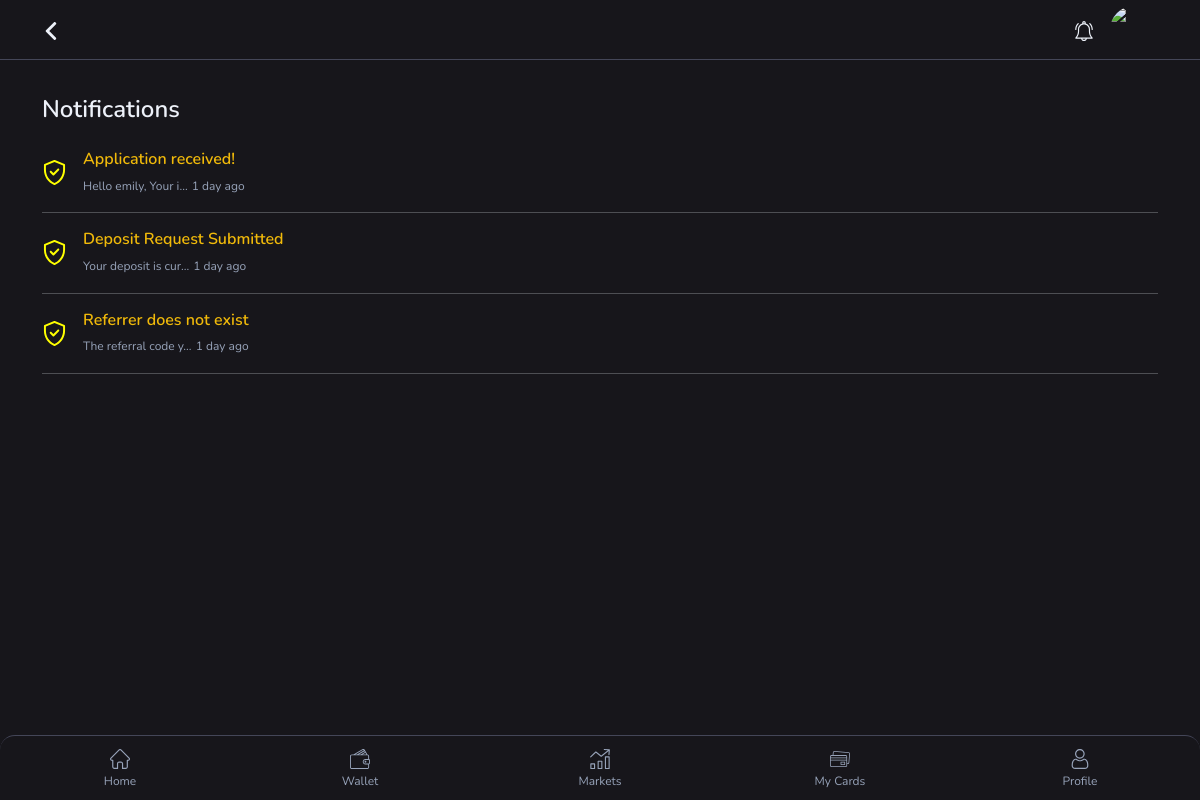
The app's page /app/notifications/ (signed in) with its own data.
### app/models.py (models this page shows, shortened)
class Notifications(models.Model):
    user = models.ForeignKey(CustomUser, on_delete=models.CASCADE)
    title = models.CharField(max_length=100, default= 'Welcome!')
    message = models.TextField(default='Welcome')
    created_at = models.DateTimeField(auto_now_add=True)
    seen = models.BooleanField(default=False)

### app/views.py (the view)
# urls.py: path('notifications/', views.notifications, name='notifications'),
@login_required
def notifications(request):
    user = request.user
    profile = Profiles.objects.get(user=user)
    dp = profile.profile_pic.url
    notifications = Notifications.objects.filter(user=user).order_by('-created_at')
    context = {
        'user': user,
        'profile': profile,
        'dp': dp,
        'notifications': notifications
    }
    return render(request, 'notifications.html', context)

### app/views.py (called while the page is built, shortened)
def fetch_exchange_rates(user):
    cache_key = 'exchange_rates'
    cache_timeout = 12 * 60 * 60
    exchange_rates = cache.get(cache_key)
    if exchange_rates:
        gbp_to_usd = exchange_rates['USD']
        gbp_to_eur = exchange_rates['EUR']
        update_user_balances(gbp_to_usd, gbp_to_eur)
        return exchange_rates
    api_key = settings.EXCHANGE_KEY
    url = f'https://v6.exchangerate-api.com/v6/{api_key}/latest/GBP'
    try:
        response = requests.get(url).json()
    except requests.ConnectionError:
        logger.error('Could not fetch the latest exchange rates: ', exc_info=True)
        return None

### app/templates/notifications.html (shortened to what this page needs)
{% load static %}
{% load custom_filters %}
<!DOCTYPE html>
<html lang="en">
<head>
    <link rel="stylesheet" href="{% static 'css/bootstrap.min.css' %}" type="text/css" media="all" />
    <link rel="stylesheet" href="{% static 'css/animate.min.css' %}" type="text/css" media="all" />
    <link rel="stylesheet" href="{% static 'css/owl.carousel.min.css' %}" type="text/css" media="all" />
    <link rel="stylesheet" href="{% static 'css/jquery.jConveyorTicker.min.css' %}" type="text/css" media="all" />
    <link rel="stylesheet" href="{% static 'css/style.css' %}" type="text/css" media="all" />
    <link rel="stylesheet" href="{% static 'css/offcanvas.css' %}" type="text/css" media="all" />
</head>
<body>
    <header class="header-main">
        <div class="container">
            <div class="content-header d-flex align-items-center justify-content-between">
                <div class="navbar-menu-toggler navbar-btn">
                    <a href="javascript:history.back()">
                    </a>
                </div>
                <div class="item-options">
                    <div class="item-notification me-3">
                        <a href="{% url 'notifications' %}">
                        </a>
                    </div>
                    <div class="avatar-item">
                        <a href="{% url 'profile' %}"><img src="{{ dp }}"></a>
                    </div>
                </div>
            </div>
        </div>
    </header>
    <main class="main-content">
        <div class="container">
            <div class="notification-item">
                <h4 class="main-title py-4">Notifications</h4>
                <div class="notification-list">
                    {% if notifications %}
                    {% for notification in notifications %}
                    <a data-key="{{ notification.id }}" class="action-button" href="#">
                        <div class="n-alert d-flex align-items-center mb-3">
                            <div class="flex-shrink-0">
                            </div>
                            <div class="flex-grow-1 ms-3">
                                {% if not notification.seen %}
                                <h5 class="text-primary mb-1 fs-16">{{ notification.title }}</h5>
                                {% else %}
                                <h5 class="mb-1 fs-16">{{ notification.title }}</h5>
                                {% endif %}
                                <span class="text-gray fs-12">{{ notification.message|truncatechars:20 }}</span>
                                <span class="text-end text-gray fs-12">{{ notification.created_at|time_since }}</span>
                            </div>
                        </div>
                        <hr>
                    </a>
                    {% endfor %}
                    {% else %}
                    <h3 class="notification-item">
                        You have no new notifications.
                    </h3>
                    {% endif %}
                </div>
            </div>
        </div>
    </main>
    <footer>
        <div class="container">
            <div class="footer-bar">
                <a href="{% url 'home' %}">
                     Home
                </a>
                <a href="{% url 'wallet' %}">
                     Wallet
                </a>
                <a href="{% url 'markets' %}">
                     Markets
                </a>
                <a href="{% url 'cards' %}">
                     My Cards
                </a>
                <a href="{% url 'profile' %}">
                     Profile
                </a>
            </div>
        </div>
    </footer>
</body>
</html>

### app/static/css/style.css (style rules this page uses)
:root { --color1: #17161b; --color2: #F0B90A; --color3: #2a2d3c; --color4: #edf1f9; --color5: #fff; --color6: #3366ff; --color7: #97a3b9; --color8: #22B973; --color9: #B92269; --pill: 2.5rem; --round: 50%; --full: 100%; }
* { margin: 0; padding: 0; }
body, html { background-color: var(--color1); margin: 0; padding: 0; font-family: Nunito; font-size: 16px; color: var(--color4); line-height: 1.4; font-weight: 400; box-sizing: border-box; -webkit-font-smoothing: antialiased; }
h1, h2, h3, h4, h5, h6 { font-family: Nunito; color: var(--color4); line-height: 1.3; font-weight: 600; margin-bottom: 0; }
.fs-12 { font-size: 12px; }
.fs-16 { font-size: 16px; }
hr:not([size]) { background: var(--color4); }
a { color: inherit; text-decoration: none; }
img { max-width: 100%; height: auto; }
.text-gray { color: var(--color7); }
.text-primary { color: var(--color2) !important; }
.header-main { background-color: var(--color1); width: 100%; height: 60px; position: fixed; top: 0; left: 0; right: 0; z-index: 999; border-bottom: 1px solid #444658; }
.header-main a { color: var(--color4); }
.content-header { height: 60px; }
.item-options { display: -webkit-box; display: -ms-flexbox; display: flex; -webkit-box-align: center; -ms-flex-align: center; align-items: center; }
.avatar-item a { width: 3rem; height: 3rem; border-radius: 50%; display: -webkit-box; display: -ms-flexbox; display: flex; overflow: hidden; }
.main-content { position: relative; margin-top: 70px; margin-bottom: 82px; }
.footer-bar { position: fixed; left: 0; right: 0; top: auto; bottom: 0; width: 100%; height: 65px; background: var(--color1); border-top: 1px solid #444658; display: flex; justify-content: center; align-items: center; border-radius: 15px 15px 0 0; z-index: 999; overflow: hidden; }
.footer-bar a { width: 20%; float: left; padding: 0; font-size: 12px; color: var(--color7); line-height: 24px; margin-top: 5px; display: flex; flex-direction: column; align-items: center; flex: 1; text-align: center; text-decoration: none; text-overflow: ellipsis; white-space: nowrap; }

### records on screen
Notifications: seen False (drawn), title "Application received!", message "Hello emily, Your i…", created_at "1 day ago"
Notifications: seen False (drawn), title "Deposit Request Submitted", message "Your deposit is cur…", created_at "1 day ago"
Notifications: seen False (drawn), title "Referrer does not exist", message "The referral code y…", created_at "1 day ago"
